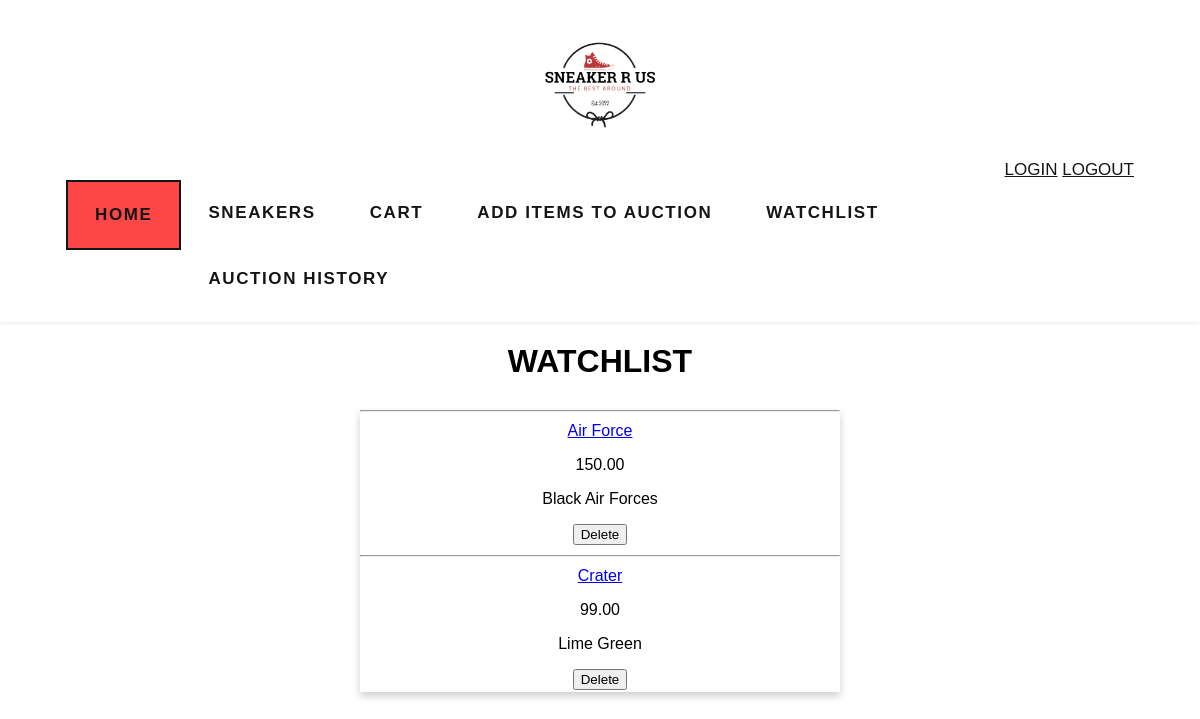
The app's page /watchlist (signed in), older data.
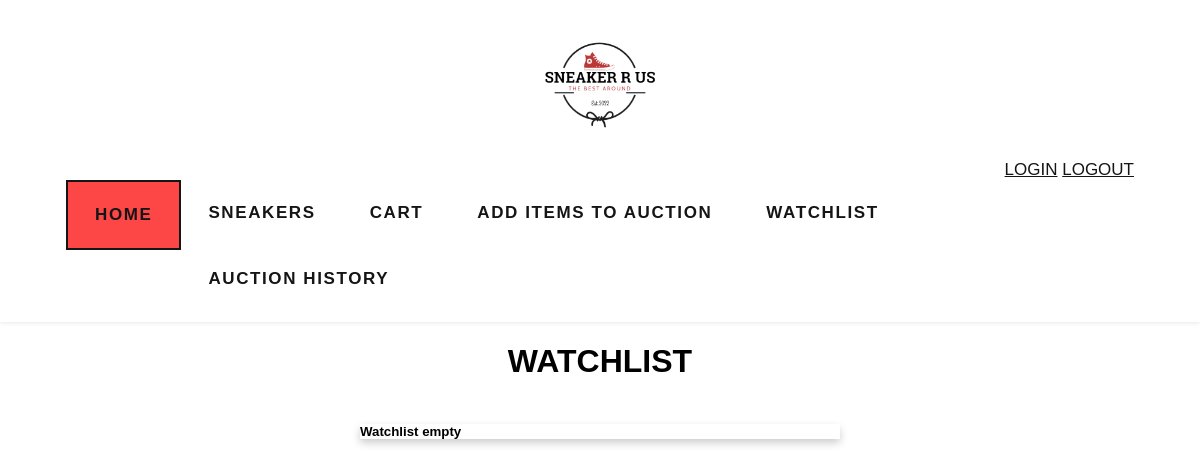
The same page, newer data.
### auctions/models.py (models this page shows, shortened)
class Watchlist(models.Model):
    items = models.ForeignKey(Item, on_delete=models.CASCADE)
    user = models.ForeignKey(User, on_delete=models.CASCADE, related_name='watchlist_list')

class Item(models.Model):
    user = models.ForeignKey(User, on_delete=models.CASCADE, related_name="item_list")
    title = models.CharField(max_length=64)
    description = models.CharField(max_length=256, blank=True)
    img_url = models.CharField(max_length=256, blank=True)
    starting_bid = models.DecimalField(decimal_places=2, max_digits=8)
    category = models.CharField(max_length=24, default='No Category')
    status = models.BooleanField(default=True)

### auctions/views.py (the view)
# urls.py: path("watchlist", views.watchlist_view, name="watchlist"),
def watchlist_view(request):
    current_user = User.objects.filter(username=request.user.username).get()
    watchlist = current_user.watchlist_list.all()
    return render(request, "auctions/watchlist.html",{
        "watchlist": watchlist
    })

### auctions/templates/auctions/watchlist.html (shortened to what this page needs)
{% load static %}
<!DOCTYPE html>
<html lang="en">
<head>
    <link href="{% static '/auctions/css/watchlist.css' %}" rel="stylesheet">
</head>
<body>
    <header>
        <div class="nav container">
            <a class="logo" href="{% url 'auctions:index' %}"><img src="static/auctions/media/img/logo-transparent.png" height="150" width="150" class="logoImg"></a>
            <div class="topnav-right">
                <a class="nav-link-login" href="{% url 'auctions:login' %}">LOGIN</a>
                <a class="nav-link-logout" href="{% url 'auctions:logout' %}">LOGOUT</a>
            </div>
            <ul>
                <li><a class="active" href="{% url 'auctions:index' %}">HOME</a></li>
                <li><a class="nav-link" href="{% url 'auctions:category_list' %}">SNEAKERS</a></li>
                <li><a class="nav-link" href="{% url 'auctions:cart' %}">CART</a></li>
                {% if user.is_authenticated %}
                <li><a class="nav-link" href="{% url 'auctions:add' %}">ADD ITEMS TO AUCTION</a></li>
                <li><a class="nav-link" href="{% url 'auctions:watchlist' %}">WATCHLIST</a></li>
                <li><a class="nav-link" href="{% url 'auctions:auctions_history' %}">AUCTION HISTORY</a></li>
                {% endif %}
            </ul>
        </div>
    </header>
    <h1>WATCHLIST</h1>
</body>
</html>
{% block body %}
<div class="container-fluid">
    {% for item in watchlist %}
    <hr>
    <div class="row">
        <div class="col-lg">
            <a href="{% url 'auctions:listing_details'%}?listing_title={{item.items.title}}">{{item.items.title}}</a>
        </div>
        <div class="col-lg">
            <p>{{item.items.starting_bid}}</p>
        </div>
        <div class="col-lg">
            <p>{{item.items.description}}</p>
        </div>
        <div class="col-lg">
            <form action="{% url 'auctions:delete_item_watchlist' %}" method="POST">
                <button type="submit" class="btn btn-primary">Delete</button>
            </form>
        </div>
    </div>
    {%empty%}
    <h5>Watchlist empty</h5>
    {% endfor %}
</div>
{% endblock %}

Row changes from the older to the newer data that the page shows:
removed Watchlist: items "Air Force", items.starting_bid "150.00", items.description "Black Air Forces"
removed Watchlist: items "Crater", items.starting_bid "99.00", items.description "Lime Green"
Text that changed along with them:
text now shown: "Watchlist empty"
